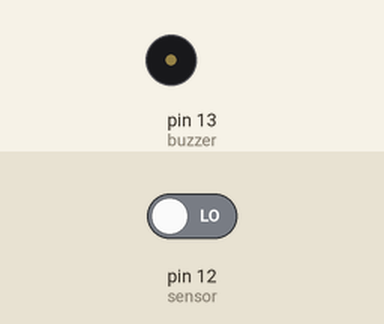
Simulated run of this sketch. Board: Arduino Uno, built with avr-gcc and run on an emulated ATmega328P. Shown: buzzer (waves = sounding, pin HIGH). Inputs (shaded band) come from the test bench; at power-on: pin 12 (sensor) LOW. What the sketch prints to the serial monitor is not drawn.

Above: at 11.2 s.
11.3 s: pin 12 (sensor) driven HIGH
At 12.2 s:
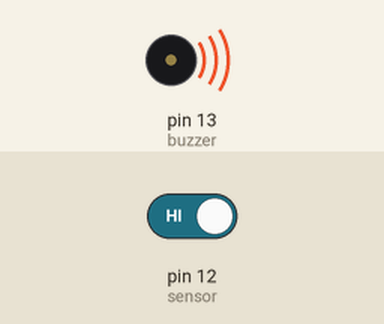
12.8 s: pin 12 (sensor) driven LOW
At 13.3 s:
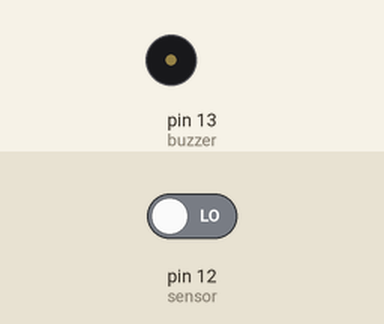
Timing chart, 0 to 15.8 s (numbered marks = the images above; inputs shaded):
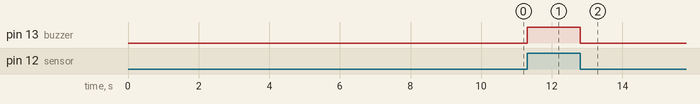

Measured:
- after the input at 11.3 s, pin 13 (buzzer): LOW → HIGH at once
- after the input at 12.8 s, pin 13 (buzzer): HIGH → LOW at once

The sketch:

Buzzer_Infr_Sensor.ino
```cpp
int buzzer = 13;
int sensor = 12;


int commenceTime = 10;
long unsigned int lstate;

long unsigned int halt = 5000;


bool low = true;
bool lowtime;
// Before commencing, test to see if buzzer still works


void setup() {
  pinMode(buzzer, OUTPUT);
  pinMode(sensor, INPUT);
  digitalWrite(sensor, LOW);
  Serial.begin(9600);

  Serial.print("Loading sensor");
    for(int i = 0; i < commenceTime; i++){
      Serial.print("-");
      delay(1000);
    }
  Serial.println("Sensor now active");
  delay(50);
}

void loop() {
  int val = digitalRead(sensor);
      if (val == HIGH) {
        digitalWrite(buzzer, HIGH);
        if (low) {
          low = false;
          Serial.println("There is motion: ");
          Serial.print(millis()/1000);
          Serial.println(" seconds");
          delay(50);
        }
        lowtime = true;
      }

    if (val == LOW) {
      digitalWrite(buzzer, LOW);

    if (lowtime){
      lstate = millis();
      lowtime = false;
    }
    if (!low && millis() - lstate > halt){

      low = true;
      Serial.print("There is no motion: ");
      Serial.print(millis() - halt/1000);
      Serial.println(" seconds");
      delay(50);

    }
  }
}
```
